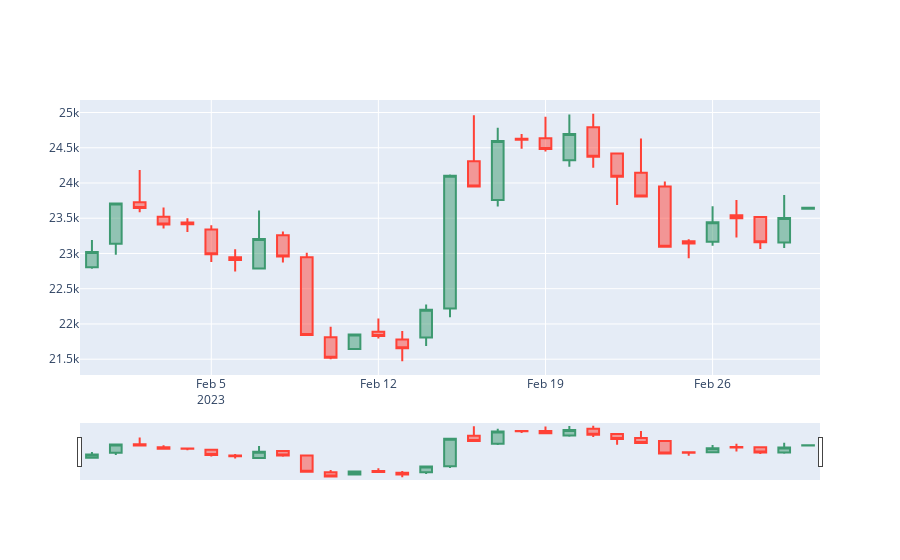

Notebook source saved alongside this figure:
### Markdown cell above
Finally we are now ready to use plotly to create our Candlestick Chart.

### Code cell
fig = go.Figure(data=[go.Candlestick(x=candlestick_data['date'],
                                    open=candlestick_data['Price']['first'], 
                                    high=candlestick_data['Price']['max'],
                                    low=candlestick_data['Price']['min'], 
                                    close=candlestick_data['Price']['last'])
                    ])

fig.update_layout(xaxis_rangeslider_visible=False)

fig.show()
